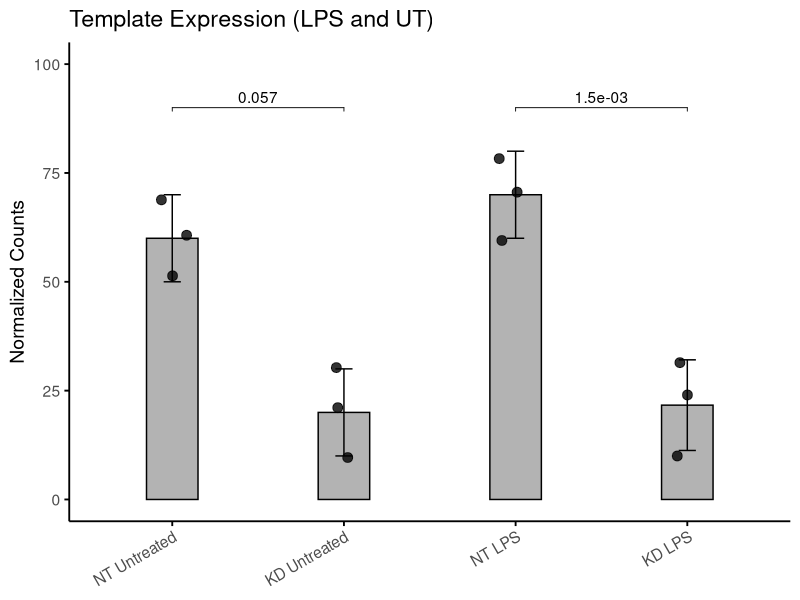
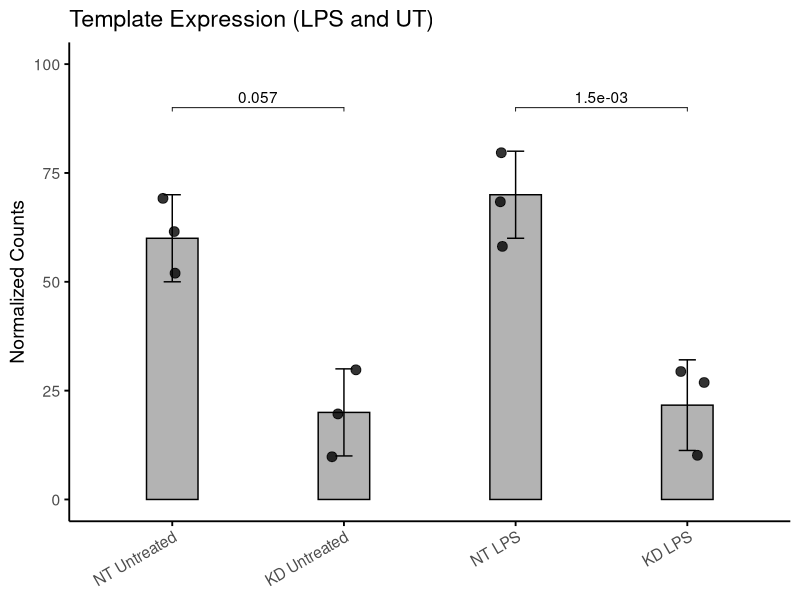

Reproduce these figures in R, in order.
## ---- chunk 1
library(tidyverse)
library(ggpubr)

# Raw data for each condition
raw_data <- tibble(
  condition = rep(c("NT Untreated", "KD Untreated", "NT LPS", "KD LPS"), each = 3),
  expr = c(
    50, 60, 70,         # NT Untreated
     10, 20, 30,         # KD Untreated
    60, 70, 80,          # NT LPS
     10, 25, 30          # KD LPS
  )                                    #CHANGE (enter counts above)
)

# Summary stats
summary_data <- raw_data %>%
  group_by(condition) %>%
  summarise(mean_expr = mean(expr), sd = sd(expr), .groups = "drop") %>%
  mutate(condition = factor(condition, levels = c("NT Untreated", "KD Untreated", "NT LPS", "KD LPS")))

pvals <- tibble(
  group1 = c("NT Untreated", "NT LPS"),
  group2 = c("KD Untreated", "KD LPS"),
  p_value = c("0.057", "1.5e-03"),    #CHANGE p_value (write "ns" if not significant)
   y_position = c(90, 90)   #CHANGE position of padj text based on top count 
)
# Plot
ggplot(summary_data, aes(x = condition, y = mean_expr)) +
  geom_col(fill = "gray70", color = "black", width = 0.3) +
  geom_errorbar(aes(ymin = mean_expr - sd, ymax = mean_expr + sd), width = 0.1) +
  geom_point(data = raw_data, aes(x = condition, y = expr), 
             position = position_jitter(width = 0.1), size = 3, color = "black", alpha = 0.8) +
  stat_pvalue_manual(
    pvals,
    label = "p_value",
    xmin = "group1",
    xmax = "group2",
    y.position = "y_position",
    tip.length = 0.01
  ) +
  labs(
    title = "Template Expression (LPS and UT)",    #CHANGE title
    y = "Normalized Counts",
    x = NULL,
  ) +
  theme_minimal(base_size = 14) +
  theme(
    panel.grid.major = element_blank(),
    panel.grid.minor = element_blank(),
    axis.line = element_line(color = "black"),
    axis.ticks = element_line(color = "black"),
    axis.text.x = element_text(angle = 30, hjust = 1),
    plot.caption = element_text(face = "bold", hjust = 0.5)
  ) +
  ylim(0, 100)                      #CHANGE range based on counts

ggsave("template_expression_lps_ut.png", width = 7, height = 5, dpi = 300, bg = "white")                #CHANGE file name

